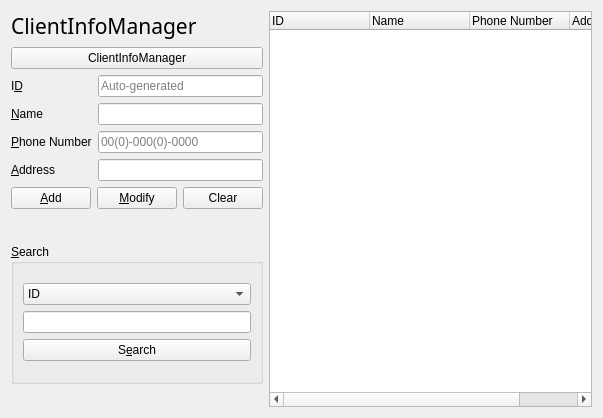
<?xml version="1.0" encoding="UTF-8"?>
<ui version="4.0">
 <class>ClientManagerForm</class>
 <widget class="QWidget" name="ClientManagerForm">
  <property name="geometry">
   <rect>
    <x>0</x>
    <y>0</y>
    <width>603</width>
    <height>418</height>
   </rect>
  </property>
  <property name="windowTitle">
   <string>Client Info</string>
  </property>
  <layout class="QHBoxLayout" name="horizontalLayout_3">
   <item>
    <layout class="QHBoxLayout" name="horizontalLayout" stretch="2,6">
     <item>
      <layout class="QVBoxLayout" name="verticalLayout_4" stretch="1,0,7,6,1">
       <item>
        <layout class="QHBoxLayout" name="horizontalLayout_2">
         <item>
          <widget class="QLabel" name="clientInfoLabel">
           <property name="font">
            <font>
             <family>휴먼매직체</family>
             <pointsize>16</pointsize>
            </font>
           </property>
           <property name="text">
            <string>ClientInfoManager</string>
           </property>
          </widget>
         </item>
        </layout>
       </item>
       <item>
        <widget class="QPushButton" name="statePushButton">
         <property name="text">
          <string>ClientInfoManager</string>
         </property>
        </widget>
       </item>
       <item>
        <layout class="QFormLayout" name="clientFormLayout">
         <item row="0" column="0">
          <widget class="QLabel" name="idLabel">
           <property name="text">
            <string>I&amp;D</string>
           </property>
           <property name="buddy">
            <cstring>idLineEdit</cstring>
           </property>
          </widget>
         </item>
         <item row="0" column="1">
          <widget class="QLineEdit" name="idLineEdit">
           <property name="readOnly">
            <bool>true</bool>
           </property>
           <property name="placeholderText">
            <string>Auto-generated</string>
           </property>
          </widget>
         </item>
         <item row="1" column="0">
          <widget class="QLabel" name="nameLabel">
           <property name="text">
            <string>&amp;Name</string>
           </property>
           <property name="buddy">
            <cstring>nameLineEdit</cstring>
           </property>
          </widget>
         </item>
         <item row="1" column="1">
          <widget class="QLineEdit" name="nameLineEdit"/>
         </item>
         <item row="2" column="0">
          <widget class="QLabel" name="phoneNumberLabel">
           <property name="text">
            <string>&amp;Phone Number</string>
           </property>
           <property name="buddy">
            <cstring>phoneNumberLineEdit</cstring>
           </property>
          </widget>
         </item>
         <item row="2" column="1">
          <widget class="QLineEdit" name="phoneNumberLineEdit">
           <property name="inputMask">
            <string/>
           </property>
           <property name="placeholderText">
            <string>00(0)-000(0)-0000</string>
           </property>
          </widget>
         </item>
         <item row="3" column="0">
          <widget class="QLabel" name="addressLabel">
           <property name="text">
            <string>&amp;Address</string>
           </property>
           <property name="buddy">
            <cstring>addressLineEdit</cstring>
           </property>
          </widget>
         </item>
         <item row="3" column="1">
          <widget class="QLineEdit" name="addressLineEdit"/>
         </item>
         <item row="4" column="0" colspan="2">
          <layout class="QHBoxLayout" name="addHorizontalLayout">
           <item>
            <widget class="QPushButton" name="addPushButton">
             <property name="text">
              <string>&amp;Add</string>
             </property>
            </widget>
           </item>
           <item>
            <widget class="QPushButton" name="modifyPushButton">
             <property name="text">
              <string>&amp;Modify</string>
             </property>
            </widget>
           </item>
           <item>
            <widget class="QPushButton" name="clearButton">
             <property name="text">
              <string>Clear</string>
             </property>
            </widget>
           </item>
          </layout>
         </item>
        </layout>
       </item>
       <item>
        <widget class="QGroupBox" name="groupBox">
         <property name="title">
          <string>&amp;Search</string>
         </property>
         <layout class="QVBoxLayout" name="verticalLayout">
          <item>
           <layout class="QVBoxLayout" name="verticalLayout_2">
            <item>
             <widget class="QComboBox" name="searchComboBox">
              <item>
               <property name="text">
                <string>ID</string>
               </property>
              </item>
              <item>
               <property name="text">
                <string>Name</string>
               </property>
              </item>
              <item>
               <property name="text">
                <string>Phone Number</string>
               </property>
              </item>
              <item>
               <property name="text">
                <string>Address</string>
               </property>
              </item>
             </widget>
            </item>
            <item>
             <widget class="QLineEdit" name="searchLineEdit"/>
            </item>
            <item>
             <widget class="QPushButton" name="searchPushButton">
              <property name="text">
               <string>S&amp;earch</string>
              </property>
             </widget>
            </item>
           </layout>
          </item>
         </layout>
        </widget>
       </item>
       <item>
        <spacer name="verticalSpacer_3">
         <property name="orientation">
          <enum>Qt::Vertical</enum>
         </property>
         <property name="sizeHint" stdset="0">
          <size>
           <width>165</width>
           <height>13</height>
          </size>
         </property>
        </spacer>
       </item>
      </layout>
     </item>
     <item>
      <layout class="QVBoxLayout" name="verticalLayout_3">
       <item>
        <widget class="QTreeWidget" name="clientTreeWidget">
         <property name="rootIsDecorated">
          <bool>false</bool>
         </property>
         <column>
          <property name="text">
           <string>ID</string>
          </property>
         </column>
         <column>
          <property name="text">
           <string>Name</string>
          </property>
         </column>
         <column>
          <property name="text">
           <string>Phone Number</string>
          </property>
         </column>
         <column>
          <property name="text">
           <string>Address</string>
          </property>
         </column>
        </widget>
       </item>
      </layout>
     </item>
    </layout>
   </item>
  </layout>
 </widget>
 <resources/>
 <connections/>
</ui>
